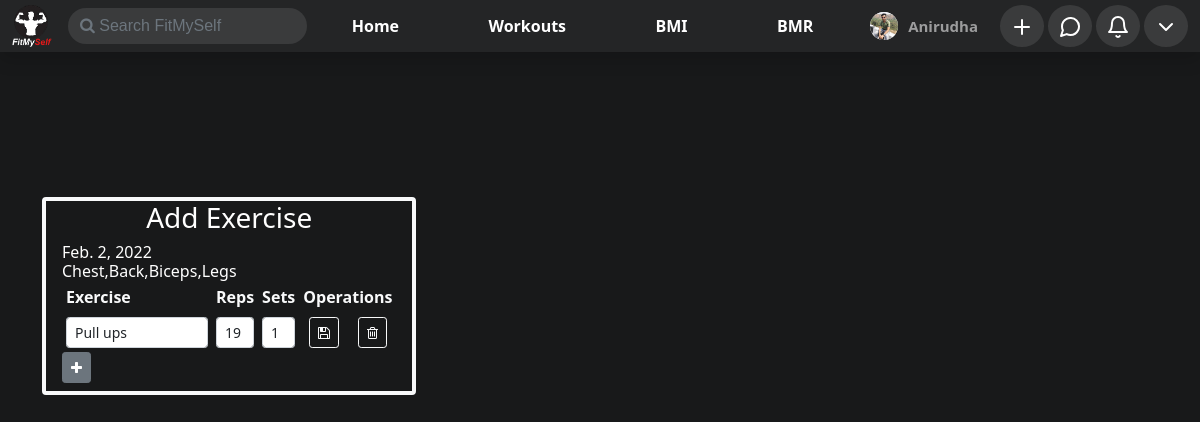
Page /workout/add_exercise/Anirudha-Jadhav-2022-02-02 19:46:41.928124 (signed in) on the committed database.
### home/models.py (models this page shows, shortened)
class ProfilePictures(models.Model):
    user = models.ForeignKey(User,on_delete=models.CASCADE,null=True)
    upload_on = models.DateTimeField(default = timezone.now,null=True)
    display_picture = models.ImageField(upload_to=dpPath,null=True,blank=True)

### workout/models.py (models this page shows, shortened)
class Workout(models.Model):
    user = models.ForeignKey(User,on_delete=models.CASCADE,null=True,blank=True)
    date = models.DateField(default=timezone.now)
    parts = models.CharField(max_length=50,null=True)
    slug = models.CharField(max_length=50,null=True,blank=True)

class Exercise(models.Model):
    workout = models.ForeignKey(Workout,on_delete=models.CASCADE)
    name = models.CharField(max_length=50)
    repetition = models.CharField(max_length=50)
    sets = models.IntegerField(null=True)

### workout/views.py (the view, shortened to what this page needs)
# urls.py: path('add_exercise/<str:slug>',views.addExercise,name='add_exersice'),
def addExercise(request,slug):
    if not request.user.is_authenticated:
        return redirect('/')
    try:
        workout = Workout.objects.get(slug=slug)
        exercises = Exercise.objects.filter(workout=workout)
    except ValueError:
        return HttpResponse("<script>alert('Sets and Repetition should number')</script>")
    except Workout.DoesNotExist:
        return redirect('/workout/add_workout')
    params = {
        "workout":workout,
        "exercises":exercises,
    }
    return render(request,'workout/add_exercise.html',params)

### calculator/context_processor.py (called while the page is built)
def userBmi(request):
    if request.user.is_authenticated:
        try:
            bmi = Bmi.objects.get(user = request.user)
            params = {
                "bmi" : bmi
            }
        except Bmi.DoesNotExist:
            params = {}
    else:
        params = {}
    return params

def userBmr(request):
    if request.user.is_authenticated:
        try:
            bmr = Bmr.objects.get(user = request.user)
            params = {
                "bmr" : bmr
            }
        except Bmr.DoesNotExist:
            params = {}
    else:
        params = {}
    return params

### home/context_processor.py (called while the page is built)
def user_profile(request):
    if request.user.is_authenticated:
        try:
            user = UserExtended.objects.get(user = request.user)
            user_profile = ProfilePictures.objects.filter(user=request.user).order_by("-upload_on").first()
            params = {
                "user" : user,
                "user_profile" : user_profile,
                "media" : settings.MEDIA_URL,
            }
        except ProfilePictures.DoesNotExist:
            params ={}
    else:
        params = {}
    return params

def search(request):
    if request.user.is_authenticated:
        if request.GET.get('search') is not None:
            result = {}
            profile_pics = []
            querry = request.GET.get('search')
            users = User.objects.filter(
                Q(first_name__icontains=querry) |
                Q(last_name__icontains=querry)
            )
            for user in users:
                result[UserExtended.objects.filter(user=user).first()] = ProfilePictures.objects.filter(user=user).order_by("-upload_on").first()
            params = {
                'result' : result,
            }
        else:
            params = {}
    else:
        params = {}
    return params

### home/templatetags/extras.py (called while the page is built)
@register.filter(name="value")
def value(dict,key):
    try:
        return dict[key].display_picture
    except AttributeError:
        return dict[key]

### workout/templates/workout/add_exercise.html (shortened to what this page needs)
{% extends 'base.html' %}
{% block body %}
{% load static %}
<div class="container" id="main-div">
    <div id="excersice-form" class="border px-3 rounded border-4 border-light">
        <h3 class="text-center">Add Exercise</h3>
        <h6 class="my-0">{{workout.date}}</h6>
        <h6 class="my-0">{{workout.parts}}</h6>
        <div class="table-responsive">
            <table class="table table-sm table-borderless text-light my-0">
                <thead>
                    <tr>
                        <th>Exercise</th>
                        <th>Reps</th>
                        <th>Sets</th>
                        <th colspan="2" class="text-center">Operations</th>
                    </tr>
                </thead>
                <tbody>
                    {% for exercise in exercises %}
                    <tr>
                        <form action="/workout/update_exercise/{{workout.slug}}/{{exercise.pk}}" class="container" method="post">
                            <td style="min-width: 150px;"><input type="text" class="form-control form-control-sm" name="name" value="{{exercise.name}}" required></td>
                            <td><input type="text" class="form-control form-control-sm" name="repetition" value="{{exercise.repetition}}" required></td>
                            <td><input type="text" class="form-control form-control-sm" name="sets" value="{{exercise.sets}}" required></td>
                            <td class="text-center"><button class="btn btn-sm btn-outline-light submit-btn text-light"><i class="fa fa-save"></i></button></td>
                            <td class="text-center"><a href="/workout/delete_exercise/{{workout.slug}}/{{exercise.pk}}" class="btn btn-sm btn-outline-light submit-btn text-light"><i class="fa fa-trash-o"></i></a></td>
                        </form>
                    </tr>
                    {% endfor %}
                </tbody>
            </table>
        </div>
        <button class="btn btn-sm btn-secondary mb-2" onclick="addExercise()" style="outline: none;"><i class="fa fa-plus"></i></button>
    </div>
</div>
{% endblock body %}

### templates/base.html (shortened to what this page needs)
{% load static %}
{% load humanize %}
{% load extras %}
<!doctype html>
<html lang="en">
<head>
    <link href="https://cdn.jsdelivr.net/npm/bootstrap@5.0.0-beta1/dist/css/bootstrap.min.css" rel="stylesheet"
>
    <link rel="stylesheet" href="https://cdnjs.cloudflare.com/ajax/libs/font-awesome/4.7.0/css/font-awesome.min.css">
</head>
<body style="background-color: #18191a;">
    <nav class="navbar shadow p-0 navbar-expand-lg fixed-top navbar-dark navbar-bg" id="navbar">
        <div class="container-fluid">
            <div class="logo">
                <a class="navbar-brand text-right" href="/"><img src="{% static 'images/logo.png' %}" width="40px"
                        alt="logo"></a>
                <form id="search-form" action="" method="get">
                    <input class="no-outline text-light outline-none form-control rounded-pill me-2" id="search" name="search" onchange="searchRes()" type="text" placeholder="&#xF002; Search FitMySelf" style="font-family:Arial, FontAwesome" aria-label="Search">
                </form>
            </div>
            <div class="collapse navbar-collapse" id="navbarSupportedContent">
                <ul class="navbar-nav mb-2 mb-lg-0" id="main-nav">
                    <li class="nav-item">
                        <a href="/" class="navbar-link rounded nav-link {% if request.get_full_path == '/' %} nav-active {% endif %}">Home</a>
                    </li>
                    <li class="nav-item">
                        <a href="/workout" class="navbar-link rounded nav-link {% if request.get_full_path == '/workout/' %} nav-active {% endif %}">Workouts</a>
                    </li>
                    <li class="nav-item">
                        <a href="/calculator/bmi_calculator" class="navbar-link rounded nav-link {% if request.get_full_path == '/calculator/bmi_calculator' %} nav-active {% endif %}">BMI</a>
                    </li>
                    <li class="nav-item">
                        <a href="/calculator/bmr_calculator" class="navbar-link rounded nav-link {% if request.get_full_path == '/calculator/bmr_calculator' %} nav-active {% endif %}">BMR</a>
                    </li>
                </ul>
                {% if request.user.is_authenticated %}
                <ul class="navbar-nav mb-2 mb-lg-0" id="secondary-nav" onresize="changeSize()">
                    <li class="nav-item rounded-pill px-2 profile-name {% if request.get_full_path == '/'|addstr:request.user.slug %}nav-active{% endif %}" style="width: max-content;">
                        <div class="d-flex my-auto h-100  justify-content-between align-items-center">
                            <span class="icon rounded-circle bg-light">
                                <img src="{% if user_profile %}{{media}}{{user_profile.display_picture}}{% else %}{% static 'images/user.svg' %}{% endif %}"
                                    class="rounded-circle" style="width: 100%; height: 100%;" alt="">
                            </span>
                            <a href="/user/{{user.slug}}" class="nav-link py-0" style="font-size: .9375rem; font-weight: 600;">
                                {{request.user.first_name}}
                            </a>
                        </div>
                    </li>
                    <li class="nav-item dropdown">
                        <span class="icon w-100 h-100 basic-nav rounded-circle">
                            <a href="#" class="nav-link" id="add" role="button" data-bs-toggle="dropdown" aria-expanded="false">
                                <img src="{% static 'images/plus.svg' %}" class="w-100 h-100" alt="">
                            </a>
                        </span>
                    </li>
                    <li class="nav-item">
                        <span class="icon w-100 h-100 basic-nav rounded-circle">
                            <a class="nav-link" href="/messenger" id="messengerDropdown" role="button">
                                <img src="{% static 'images/mess.svg' %}" class="w-100 h-100" style="height: 100%; width: 100%;" alt="">
                            </a>
                        </span>
                    </li>
                    <li class="nav-item dropdown">
                        <span class="icon w-100 h-100 basic-nav rounded-circle">
                            <a class="nav-link" href="#" id="notificationDropdown" role="button" data-bs-toggle="dropdown" aria-expanded="false">
                                <img src="{% static 'images/bell.svg' %}" style="width: 100%; height: 100%;" alt="">
                            </a>
                        </span>
                    </li>
                    <li class="nav-item">
                        <span class="dropdown icon w-100 h-100 basic-nav rounded-circle">
                            <a class="nav-link" id="profileDropdown" href="#" role="button" id="profileDropdown"
                                data-bs-toggle="dropdown" aria-expanded="false">
                                <img src="{% static 'images/chevron-down.svg' %}" style="width: 100%; height: 100%;"
                                    alt="">
                            </a>
                        </span>
                    </li>
                </ul>
                {% endif %}
            </div>
        </div>
    </nav>
    {% block body %}
    {% endblock body %}
</body>
</html>

### templates/base.html (style rules this page uses)
.navbar-bg { background-color: #242526; }
.navbar-link { color: white !important; font-weight: bold !important; }
.logo { outline: none !important; display: flex; justify-content: space-between; align-items: center; width: max-content; }
.logo input { background-color: #3a3b3c; border: none; outline: none !important; }
#search-form { width: max-content; }
#main-nav { margin: 0 auto; display: flex; justify-content: space-around; }
#secondary-nav { width: max-content; }
#secondary-nav li { margin: 0 2px; }
.icon { margin: 0 2px; height: 28px; width: 28px; display: flex; align-items: center; justify-content: center; }
.basic-nav { color: white; background-color: #3a3b3c; }

### workout/templates/workout/add_exercise.html (style rules this page uses)
#main-div { margin-top: 0; }
#excersice-form { color: white; position: relative; top: 145px; border-width: 5px; border-color: white; background-color: rgba(255, 255, 255, 0); width: min-content; min-width: 330px; height: min-content; }

### rows in the picture
ProfilePictures: display_picture (picture)
Workout: date "Feb. 2, 2022", parts "Chest,Back,Biceps,Legs"
Exercise: name "Pull ups", repetition "19", sets "1"

### other values in the picture
{{ request.user.first_name }} "Anirudha"
